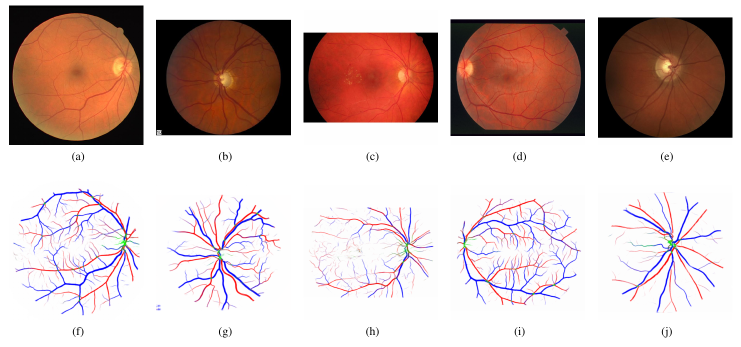
#> input picture utils/predictions_example.png, 1482 x 693 px (shown at 1/2 size)
$ python -i image_preprocessing.py   (imports and definitions only)   (older library calls are emulated)
#> lines starting #> are read from the running program, lines starting #| are printed output that depends on the picture
# -*- coding: utf-8 -*-
__author__ = '106360'
import numpy as np
import skimage, skimage.io
import skimage.color
import cv2

import skimage.morphology


def estimate_dc(imgar, ps=20):
    se = np.ones((ps, ps), dtype=bool)
    minIm = np.minimum(imgar[:, :, 0], imgar[:, :, 1])
    minIm = np.minimum(minIm, imgar[:, :, 2])
    return skimage.morphology.erosion(minIm, se)


def estimate_atm(imgar, jdark, px=1e-3):
    """
    Automatic atmospheric light estimation. According to section (4.4) in the reference paper
    http://kaiminghe.com/cvpr09/index.html

    Parameters
    -----------
    imgar:    an H*W RGB hazed image
    jdark:    the dark channel of imgar
    px:       the percentage of brigther pixels to be considered (default=1e-3, i.e. 0.1%)

    Return
    -----------
    The atmosphere light estimated in imgar, A (a RGB vector).
    """

    # reshape both matrix to get it in 1-D array shape
    imgavec = np.resize(imgar, (imgar.shape[0] * imgar.shape[1], imgar.shape[2]))
    jdarkvec = np.reshape(jdark, jdark.size)

    # the number of pixels to be considered
    numpx = np.int(jdark.size * px)

    # index sort the jdark channel in descending order
    isjd = np.argsort(-jdarkvec)

    asum = np.array([0.0, 0.0, 0.0])
    for i in range(0, numpx):
        asum[:] += imgavec[isjd[i], :]

    A = np.array([0.0, 0.0, 0.0])
    A[:] = asum[:] / numpx

    # returns the calculated airlight A
    return A


def estimate_tr(imgar, A, w=0.75):
    """
    Transmission estimation. According to section (4.1) equation (11) in the reference paper
    http://kaiminghe.com/cvpr09/index.html

    Parameters
    -----------
    imgar:    an H*W RGB hazed image
    A:        the atmospheric light of imgar
    w:        the omega weight parameter, the amount of haze to be removed (default=0.95)

    Return
    -----------
    The transmission estimated in imgar, t (a H*W matrix).
    """
    # the normalized haze image
    nimg = imgar

    # calculate the normalized haze image
    for c in range(0, imgar.shape[2]):
        nimg[:, :, c] = imgar[:, :, c] / A[c]

    # estimate the dark channel of the normalized haze image
    njdark = estimate_dc(nimg)

    # calculates the transmisson t
    t = 1 - w * njdark

    return t


def boxfilter(img, r):
    (rows, cols) = img.shape
    imDst = np.zeros_like(img)

    imCum = np.cumsum(img, 0)
    imDst[0: r + 1, :] = imCum[r: 2 * r + 1, :]
    imDst[r + 1: rows - r, :] = imCum[2 * r + 1: rows, :] - imCum[0: rows - 2 * r - 1, :]
    imDst[rows - r: rows, :] = np.tile(imCum[rows - 1, :], [r, 1]) - imCum[rows - 2 * r - 1: rows - r - 1, :]

    imCum = np.cumsum(imDst, 1)
    imDst[:, 0: r + 1] = imCum[:, r: 2 * r + 1]
    imDst[:, r + 1: cols - r] = imCum[:, 2 * r + 1: cols] - imCum[:, 0: cols - 2 * r - 1]
    imDst[:, cols - r: cols] = np.tile(imCum[:, cols - 1], [r, 1]).T - imCum[:, cols - 2 * r - 1: cols - r - 1]

    return imDst


def guidedfilter(I, p, r, eps):
    (rows, cols) = I.shape
    N = boxfilter(np.ones([rows, cols]), r)

    meanI = boxfilter(I, r) / N
    meanP = boxfilter(p, r) / N
    meanIp = boxfilter(I * p, r) / N
    covIp = meanIp - meanI * meanP

    meanII = boxfilter(I * I, r) / N
    varI = meanII - meanI * meanI

    a = covIp / (varI + eps)
    b = meanP - a * meanI

    meanA = boxfilter(a, r) / N
    meanB = boxfilter(b, r) / N

    q = meanA * I + meanB
    return q


def invert_model(I, ref_transmission, airlight):
    restored_image = np.zeros_like(I)
    M = restored_image.shape[0]
    N = restored_image.shape[1]
    K = restored_image.shape[2]

    for i in range(K):
        restored_image[:, :, i] = (I[:, :, i] - airlight[i] * np.ones((M, N))) / np.maximum(ref_transmission, 0.1) + \
                                  airlight[i]

    return np.clip(restored_image, 0, 1)


def correct_illumination(RGBImage, radius=20, r_guid=20, eps_guid=0.1):
    I = skimage.img_as_float(RGBImage)
    I = 1 - I;

    # Build Dark Channel Image
    dC = estimate_dc(I, radius)

    # plt.imshow(dC)
    # plt.show()

    # Compute Airlight
    airlight = estimate_atm(I, dC);

    # Rough estimate of the transmission map

    transmission = estimate_tr(I, airlight)

    # plt.imshow(transmission)
    # plt.show()

    # Refine Transmission with scalar(luminance) guided filter

    im_v = skimage.color.rgb2gray(I);
    # im_v = im_hsv[:, :, 2];

    ref_transmission = guidedfilter(im_v, transmission, r_guid, eps_guid)

    # plt.imshow(ref_transmission)
    # plt.show()

    # Invert the haze formation model

    restored = invert_model(I, ref_transmission, airlight)

    # plt.imshow(restored)
    # plt.show()

    # Undo intensity inversion
    restored = 1 - restored;

    restored = np.minimum(restored, 1.0)
    restored = np.maximum(restored, 0.0)
    return restored

#### COLOR TRANSFER
# [56 lines left out: functions image_stats, color_transfer, not called in this run]

>>> import cv2
>>> picture = cv2.cvtColor(cv2.imread('predictions_example.png'), cv2.COLOR_BGR2RGB)
>>> result = correct_illumination(picture)
#> in estimate_dc, `return skimage.morphology.erosion(minIm, se)`:
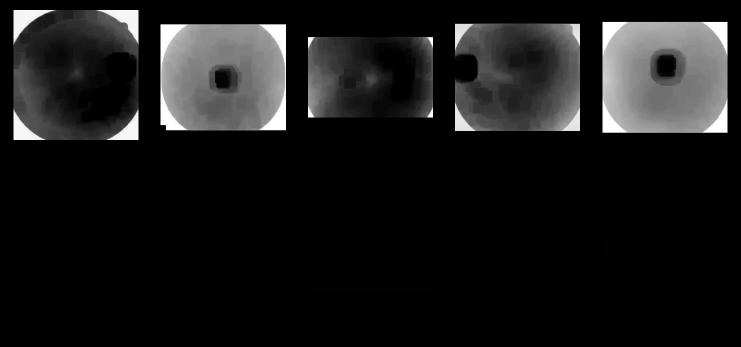
#> returned value: shape (693, 1482) float64 (shown at 1/2 size); min 0, max 1, mean 0.0982
#> after the loop in estimate_atm, `for i in range(0, numpx):`: asum = [1027, 1027, 1027]
#> in correct_illumination, `airlight = estimate_atm(I, dC);`: airlight = [1, 1, 1]
#> in boxfilter, `imCum = np.cumsum(img, 0)`: img: shape (693, 1482) float64; every value is 1
#> in boxfilter, `imDst[:, cols - r: cols] = np.tile(imCum[:, cols - 1], [r, 1]).T - imC..`: imDst: shape (693, 1482) float64; min 441, max 1681, mean 1644.7
#> in boxfilter (call 2), `imDst[rows - r: rows, :] = np.tile(imCum[rows - 1, :], [r, 1]) - imCum..`: imDst: shape (693, 1482) float64; min 0, max 41, mean 10.3
#> in boxfilter (call 2), `imDst[:, 0: r + 1] = imCum[:, r: 2 * r + 1]`: imDst: shape (693, 1482) float64; min 0, max 920.9, mean 13.1
#> in boxfilter (call 2), `imDst[:, cols - r: cols] = np.tile(imCum[:, cols - 1], [r, 1]).T - imC..`: imDst: shape (693, 1482) float64; min 0, max 1681, mean 422.2
#> call 3 of boxfilter, with r = 20
#> in boxfilter (call 3), `imDst[rows - r: rows, :] = np.tile(imCum[rows - 1, :], [r, 1]) - imCum..`: imDst: shape (693, 1482) float64; min 10.25, max 41, mean 37.4
#> in boxfilter (call 3), `imDst[:, 0: r + 1] = imCum[:, r: 2 * r + 1]`: imDst: shape (693, 1482) float64; min 10.25, max 1681, mean 54.1
#> in boxfilter (call 3), `imDst[:, cols - r: cols] = np.tile(imCum[:, cols - 1], [r, 1]).T - imC..`:
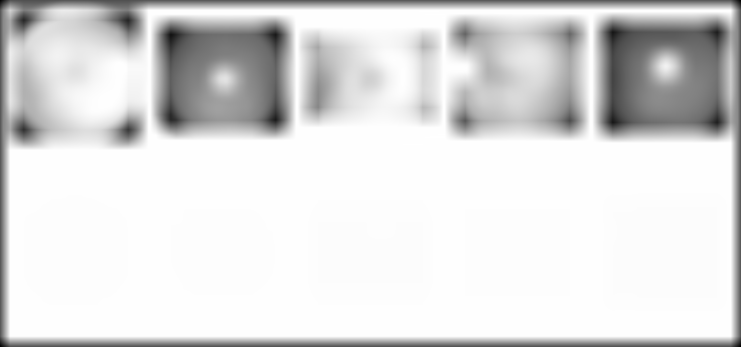
#> imDst: shape (693, 1482) float64 (shown at 1/2 size); min 441, max 1681, mean 1520.9; drawn with min black and max white
#> call 4 of boxfilter, with r = 20
#> in boxfilter (call 4), `imDst[rows - r: rows, :] = np.tile(imCum[rows - 1, :], [r, 1]) - imCum..`: imDst: shape (693, 1482) float64; min 0, max 41, mean 7.9
#> in boxfilter (call 4), `imDst[:, 0: r + 1] = imCum[:, r: 2 * r + 1]`:
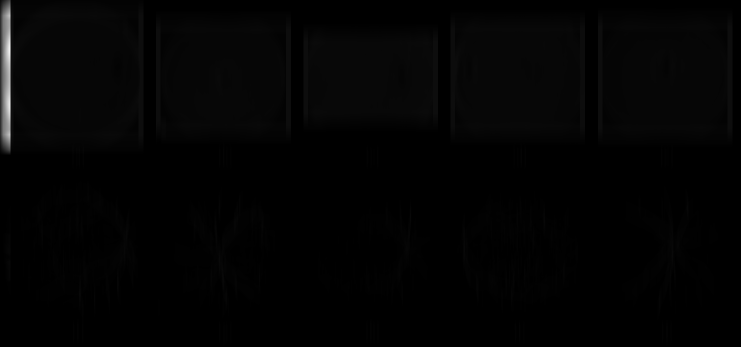
#> imDst: shape (693, 1482) float64 (shown at 1/2 size); min 0, max 755.7, mean 10.2; drawn with min black and max white
#> in boxfilter (call 4), `imDst[:, cols - r: cols] = np.tile(imCum[:, cols - 1], [r, 1]).T - imC..`:
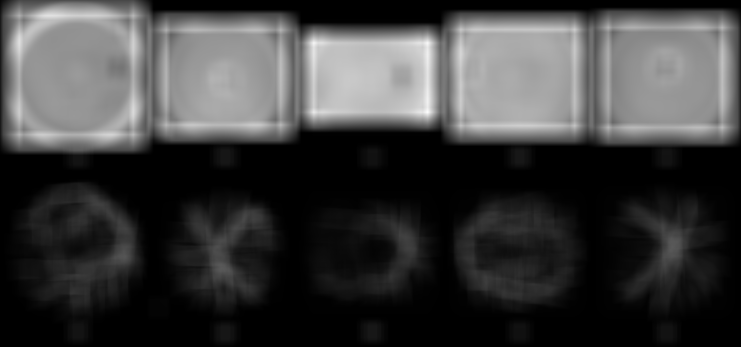
#> imDst: shape (693, 1482) float64 (shown at 1/2 size); min 0, max 1332, mean 322.6; drawn with min black and max white
#> in guidedfilter, `covIp = meanIp - meanI * meanP`:
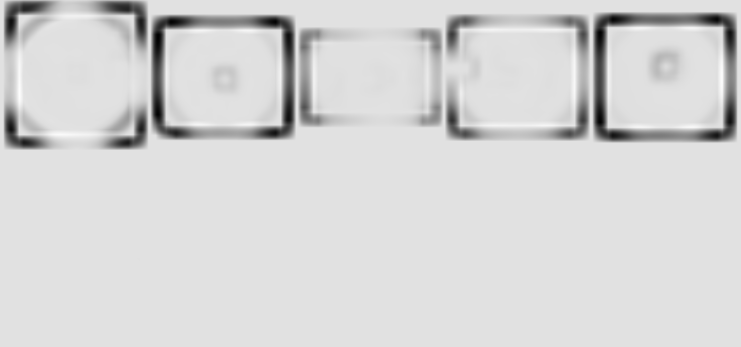
#> covIp: shape (693, 1482) float64 (shown at 1/2 size); min -0.114, max 0.0151, mean -0.00567; drawn with min black and max white
#> in boxfilter (call 5), `imCum = np.cumsum(img, 0)`:
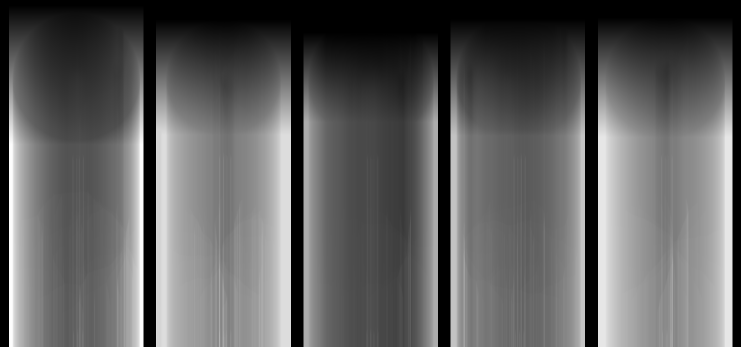
#> imCum: shape (693, 1482) float64 (shown at 1/2 size); min 0, max 265.7, mean 99.9; drawn with min black and max white
#> in boxfilter (call 5), `imCum = np.cumsum(img, 0)`:
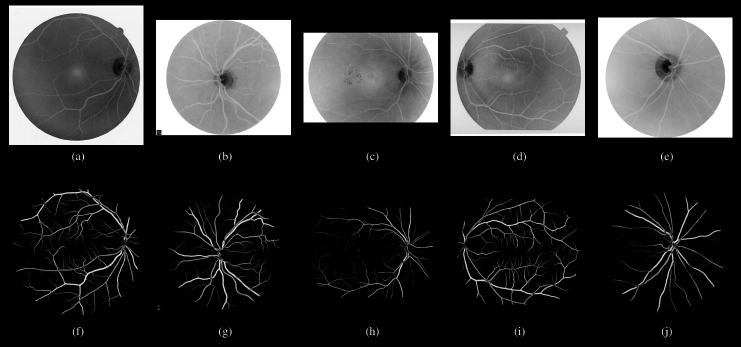
#> img: shape (693, 1482) float64 (shown at 1/2 size); min 0, max 1, mean 0.192
